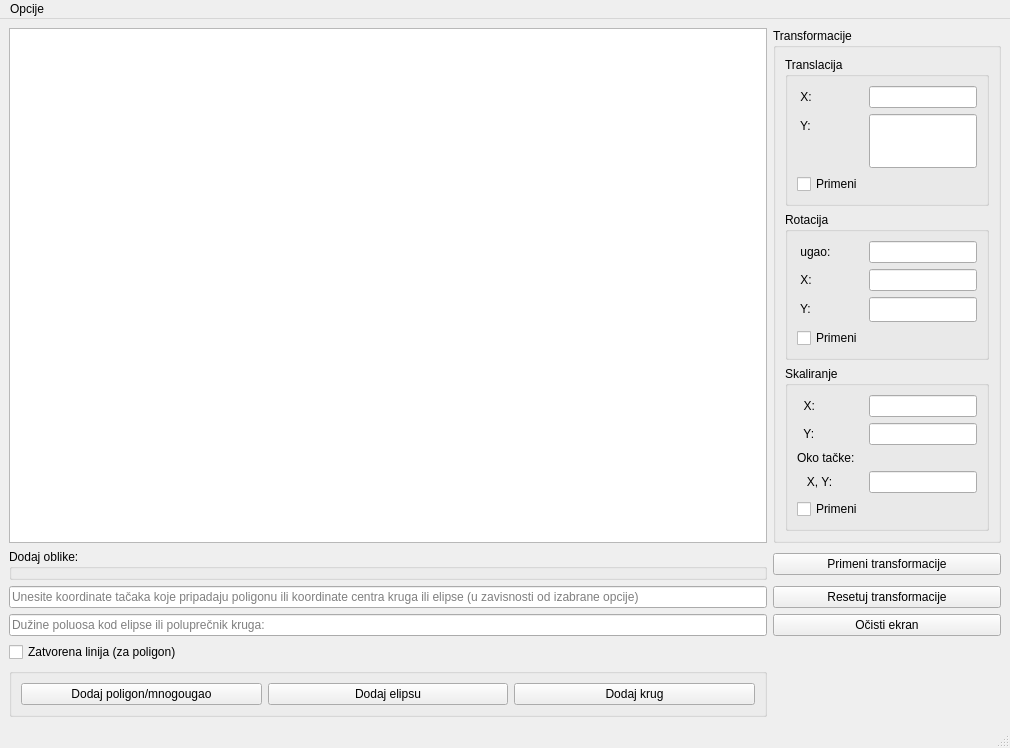
<?xml version="1.0" encoding="UTF-8"?>
<ui version="4.0">
 <class>MainWindow</class>
 <widget class="QMainWindow" name="MainWindow">
  <property name="geometry">
   <rect>
    <x>0</x>
    <y>0</y>
    <width>1010</width>
    <height>748</height>
   </rect>
  </property>
  <property name="sizePolicy">
   <sizepolicy hsizetype="Expanding" vsizetype="Expanding">
    <horstretch>0</horstretch>
    <verstretch>0</verstretch>
   </sizepolicy>
  </property>
  <property name="windowTitle">
   <string>MainWindow</string>
  </property>
  <property name="autoFillBackground">
   <bool>false</bool>
  </property>
  <widget class="QWidget" name="centralwidget">
   <layout class="QGridLayout" name="gridLayout">
    <item row="0" column="0">
     <layout class="QGridLayout" name="gridLayout_2">
      <item row="3" column="1" colspan="2">
       <widget class="QPushButton" name="pb_ocisti_ekran">
        <property name="text">
         <string>Očisti ekran</string>
        </property>
       </widget>
      </item>
      <item row="1" column="1" colspan="2">
       <widget class="QPushButton" name="pb_primeni_transformacije">
        <property name="text">
         <string>  Primeni transformacije  </string>
        </property>
       </widget>
      </item>
      <item row="0" column="1" colspan="2">
       <widget class="QGroupBox" name="groupBox">
        <property name="minimumSize">
         <size>
          <width>100</width>
          <height>20</height>
         </size>
        </property>
        <property name="title">
         <string>Transformacije         </string>
        </property>
        <layout class="QGridLayout" name="gridLayout_3">
         <item row="0" column="0">
          <widget class="QGroupBox" name="groupBox_3">
           <property name="title">
            <string>Translacija</string>
           </property>
           <layout class="QGridLayout" name="gridLayout_4">
            <item row="0" column="0">
             <layout class="QFormLayout" name="formLayout_3">
              <item row="2" column="0">
               <widget class="QLabel" name="label">
                <property name="text">
                 <string> X:</string>
                </property>
               </widget>
              </item>
              <item row="2" column="1">
               <widget class="QLineEdit" name="le_translacija_x">
                <property name="sizePolicy">
                 <sizepolicy hsizetype="Expanding" vsizetype="Fixed">
                  <horstretch>0</horstretch>
                  <verstretch>0</verstretch>
                 </sizepolicy>
                </property>
                <property name="text">
                 <string/>
                </property>
               </widget>
              </item>
              <item row="3" column="0">
               <widget class="QLabel" name="label_2">
                <property name="text">
                 <string> Y:</string>
                </property>
               </widget>
              </item>
              <item row="3" column="1">
               <widget class="QLineEdit" name="le_translacija_y">
                <property name="sizePolicy">
                 <sizepolicy hsizetype="Preferred" vsizetype="Expanding">
                  <horstretch>0</horstretch>
                  <verstretch>0</verstretch>
                 </sizepolicy>
                </property>
               </widget>
              </item>
              <item row="4" column="0">
               <widget class="QCheckBox" name="cb_translacija">
                <property name="text">
                 <string>Primeni</string>
                </property>
               </widget>
              </item>
             </layout>
            </item>
           </layout>
          </widget>
         </item>
         <item row="1" column="0">
          <widget class="QGroupBox" name="groupBox_4">
           <property name="sizePolicy">
            <sizepolicy hsizetype="Fixed" vsizetype="MinimumExpanding">
             <horstretch>0</horstretch>
             <verstretch>0</verstretch>
            </sizepolicy>
           </property>
           <property name="title">
            <string>Rotacija</string>
           </property>
           <layout class="QGridLayout" name="gridLayout_5">
            <item row="0" column="0">
             <layout class="QFormLayout" name="formLayout_4">
              <item row="2" column="0">
               <widget class="QLabel" name="label_3">
                <property name="text">
                 <string> X:</string>
                </property>
               </widget>
              </item>
              <item row="2" column="1">
               <widget class="QLineEdit" name="le_rotacija_x">
                <property name="sizePolicy">
                 <sizepolicy hsizetype="Expanding" vsizetype="Fixed">
                  <horstretch>0</horstretch>
                  <verstretch>0</verstretch>
                 </sizepolicy>
                </property>
                <property name="text">
                 <string/>
                </property>
               </widget>
              </item>
              <item row="3" column="0">
               <widget class="QLabel" name="label_4">
                <property name="text">
                 <string> Y:</string>
                </property>
               </widget>
              </item>
              <item row="3" column="1">
               <widget class="QLineEdit" name="le_rotacija_y">
                <property name="sizePolicy">
                 <sizepolicy hsizetype="Preferred" vsizetype="Expanding">
                  <horstretch>0</horstretch>
                  <verstretch>0</verstretch>
                 </sizepolicy>
                </property>
               </widget>
              </item>
              <item row="1" column="0">
               <widget class="QLabel" name="label_5">
                <property name="text">
                 <string> ugao:</string>
                </property>
               </widget>
              </item>
              <item row="1" column="1">
               <widget class="QLineEdit" name="le_ugao"/>
              </item>
              <item row="4" column="0">
               <widget class="QCheckBox" name="cb_rotacija">
                <property name="text">
                 <string>Primeni</string>
                </property>
               </widget>
              </item>
             </layout>
            </item>
           </layout>
          </widget>
         </item>
         <item row="2" column="0">
          <widget class="QGroupBox" name="groupBox_5">
           <property name="title">
            <string>Skaliranje</string>
           </property>
           <layout class="QGridLayout" name="gridLayout_6">
            <item row="0" column="0">
             <layout class="QFormLayout" name="formLayout_5">
              <item row="0" column="0">
               <widget class="QLabel" name="label_6">
                <property name="text">
                 <string>  X:</string>
                </property>
               </widget>
              </item>
              <item row="0" column="1">
               <widget class="QLineEdit" name="le_skaliranje_x"/>
              </item>
              <item row="1" column="0">
               <widget class="QLabel" name="label_7">
                <property name="text">
                 <string>  Y:</string>
                </property>
               </widget>
              </item>
              <item row="1" column="1">
               <widget class="QLineEdit" name="le_skaliranje_y"/>
              </item>
              <item row="3" column="0">
               <widget class="QLabel" name="label_9">
                <property name="text">
                 <string>   X, Y:</string>
                </property>
               </widget>
              </item>
              <item row="3" column="1">
               <widget class="QLineEdit" name="le_skaliranje_tacka"/>
              </item>
              <item row="2" column="0" colspan="2">
               <widget class="QLabel" name="label_8">
                <property name="text">
                 <string>Oko tačke:</string>
                </property>
               </widget>
              </item>
              <item row="4" column="0">
               <widget class="QCheckBox" name="cb_skaliranje">
                <property name="text">
                 <string>Primeni</string>
                </property>
               </widget>
              </item>
             </layout>
            </item>
           </layout>
          </widget>
         </item>
        </layout>
       </widget>
      </item>
      <item row="5" column="0">
       <widget class="QGroupBox" name="groupBox">
        <layout class="QHBoxLayout" name="horizontalLayout_3">
         <item>
          <widget class="QPushButton" name="pb_poligon">
           <property name="text">
            <string>Dodaj poligon/mnogougao</string>
           </property>
          </widget>
         </item>
         <item>
          <widget class="QPushButton" name="pb_elipsa">
           <property name="text">
            <string>Dodaj elipsu</string>
           </property>
          </widget>
         </item>
         <item>
          <widget class="QPushButton" name="pb_krug">
           <property name="text">
            <string>Dodaj krug</string>
           </property>
          </widget>
         </item>
        </layout>
       </widget>
      </item>
      <item row="3" column="0">
       <widget class="QLineEdit" name="le_poluprecnik">
        <property name="placeholderText">
         <string>Dužine poluosa kod elipse ili poluprečnik kruga:</string>
        </property>
       </widget>
      </item>
      <item row="4" column="0">
       <widget class="QCheckBox" name="cb_zatvorena_linija">
        <property name="text">
         <string>Zatvorena linija (za poligon)</string>
        </property>
       </widget>
      </item>
      <item row="1" column="0">
       <widget class="QGroupBox" name="groupBox_2">
        <property name="title">
         <string>Dodaj oblike:</string>
        </property>
       </widget>
      </item>
      <item row="2" column="0">
       <widget class="QLineEdit" name="le_tacke">
        <property name="placeholderText">
         <string>Unesite koordinate tačaka koje pripadaju poligonu ili koordinate centra kruga ili elipse (u zavisnosti od izabrane opcije)</string>
        </property>
       </widget>
      </item>
      <item row="0" column="0">
       <widget class="geom_graphics_view" name="graphicsView">
        <property name="mouseTracking">
         <bool>true</bool>
        </property>
        <property name="dragMode">
         <enum>QGraphicsView::ScrollHandDrag</enum>
        </property>
        <property name="transformationAnchor">
         <enum>QGraphicsView::AnchorUnderMouse</enum>
        </property>
        <property name="resizeAnchor">
         <enum>QGraphicsView::AnchorUnderMouse</enum>
        </property>
        <property name="rubberBandSelectionMode">
         <enum>Qt::ContainsItemBoundingRect</enum>
        </property>
       </widget>
      </item>
      <item row="2" column="1" colspan="2">
       <widget class="QPushButton" name="pushButton">
        <property name="text">
         <string>Resetuj transformacije</string>
        </property>
       </widget>
      </item>
     </layout>
    </item>
   </layout>
  </widget>
  <widget class="QMenuBar" name="menubar">
   <property name="geometry">
    <rect>
     <x>0</x>
     <y>0</y>
     <width>1010</width>
     <height>21</height>
    </rect>
   </property>
   <widget class="QMenu" name="menuOpcije">
    <property name="title">
     <string>Opcije</string>
    </property>
    <addaction name="actionO_isti_ekran"/>
    <addaction name="actionU_itaj_scenu"/>
    <addaction name="actionSa_uvaj_scenu"/>
    <addaction name="actionO_programu"/>
    <addaction name="actionNapusti_program"/>
   </widget>
   <addaction name="menuOpcije"/>
  </widget>
  <widget class="QStatusBar" name="statusbar"/>
  <action name="actionO_isti_ekran">
   <property name="text">
    <string>Očisti ekran</string>
   </property>
   <property name="shortcut">
    <string>Ctrl+N</string>
   </property>
  </action>
  <action name="actionU_itaj_scenu">
   <property name="text">
    <string>Učitaj scenu</string>
   </property>
   <property name="shortcut">
    <string>Ctrl+L</string>
   </property>
  </action>
  <action name="actionSa_uvaj_scenu">
   <property name="text">
    <string>Sačuvaj scenu</string>
   </property>
   <property name="shortcut">
    <string>Ctrl+S</string>
   </property>
  </action>
  <action name="actionO_programu">
   <property name="text">
    <string>O programu</string>
   </property>
   <property name="shortcut">
    <string>Ctrl+H</string>
   </property>
  </action>
  <action name="actionNapusti_program">
   <property name="text">
    <string>Napusti program</string>
   </property>
   <property name="shortcut">
    <string>Esc</string>
   </property>
  </action>
 </widget>
 <customwidgets>
  <customwidget>
   <class>geom_graphics_view</class>
   <extends>QGraphicsView</extends>
   <header location="global">geom_graphics_view.hpp</header>
  </customwidget>
 </customwidgets>
 <resources/>
 <connections/>
</ui>
